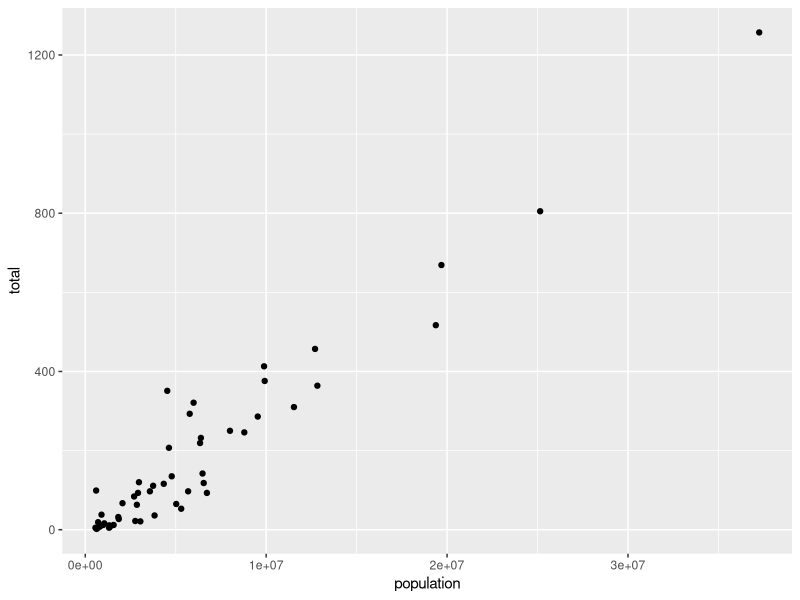
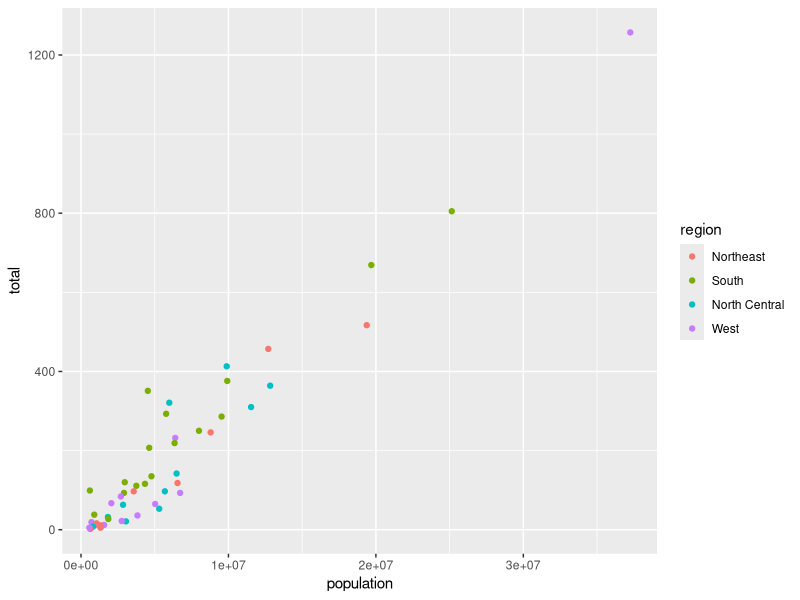
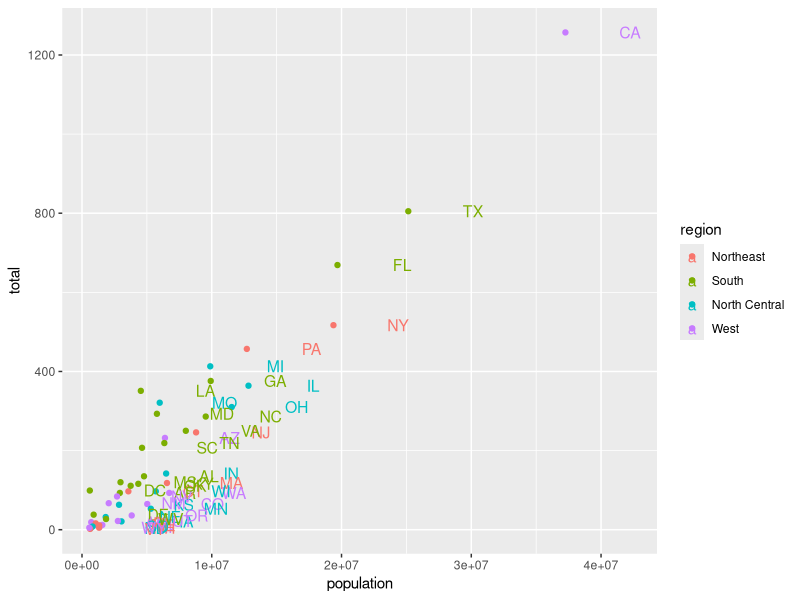
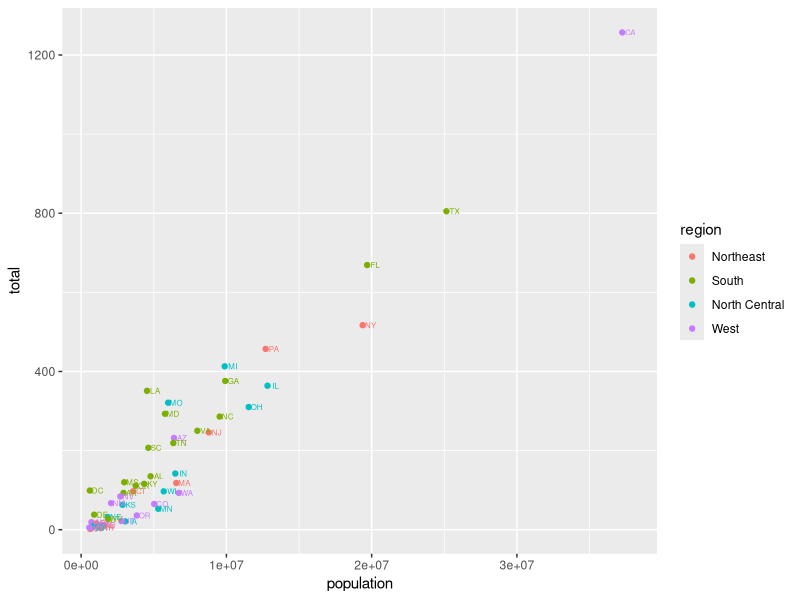
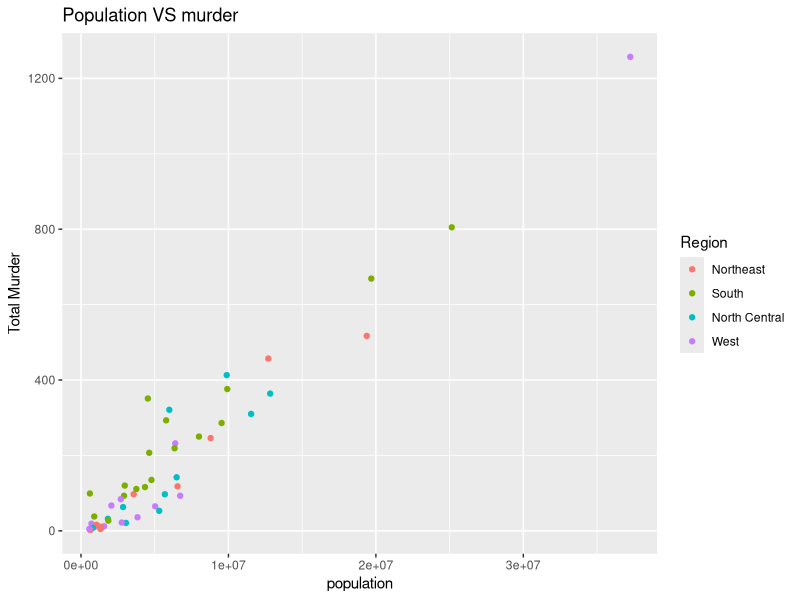
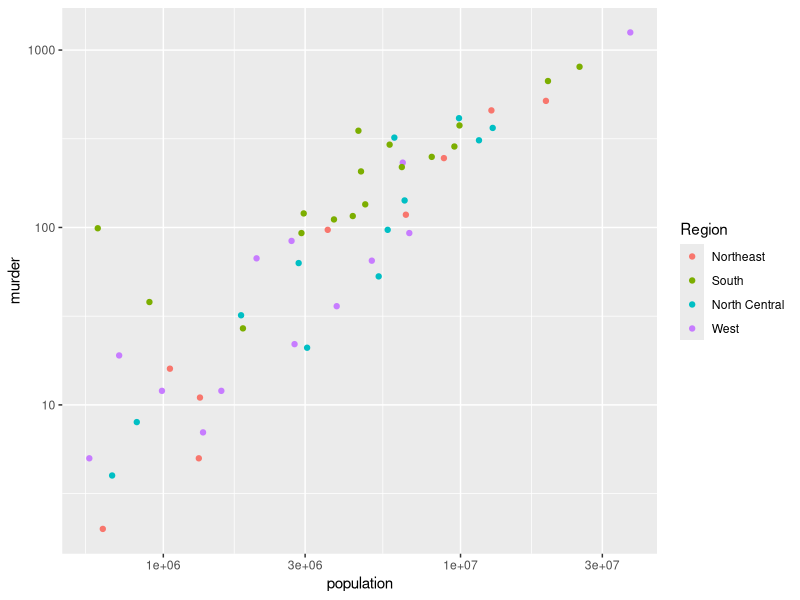
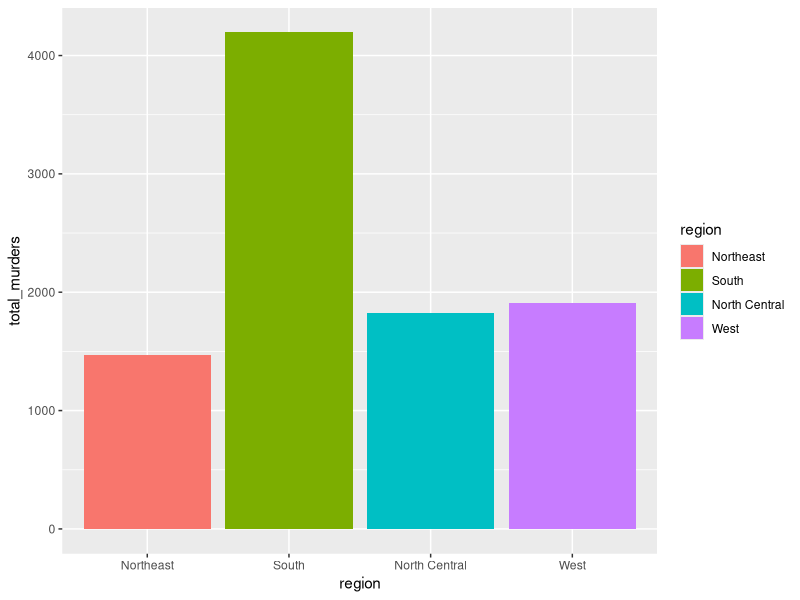
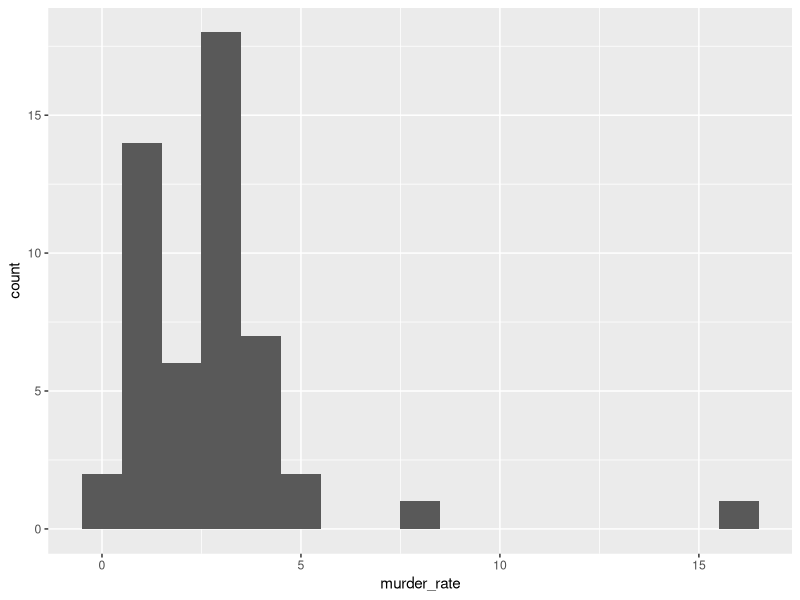

Generate these figures, in order, with R:
# Problem 1
# You are given the murders dataset from the dslabs package, which contains US gun murder data for 2010.
# Your task is to create a ggplot2 visualization that shows:
# A scatter plot where:
# x-axis = population in millions
# y-axis = total number of murders

library(dslabs)
library(ggplot2)
data(murders)
population <- murders$population/10^6
ggplot(data=murders,aes(x=population,y=total))+geom_point()


# remember the ggplot will setup everything and the geom_point() witll draw the scatter


# Problem 2
# Modify the scatter plot so that each point is colored according to its region.
# you added the dataset then the x then the y and then color based on region
library(dslabs)
library(ggplot2)
data(murders)
population <- murders$population/10^6
ggplot(data=murders,aes(x=population,y=total,color=region))+ geom_point()


# Problem 3
# Add state abbreviations as text labels to each point.
## if you need to add label you have to add geom_text(size=4) in adddtion to the geom_point()
library(dslabs)
library(ggplot2)
data(murders)
population <- murders$population/10^6
ggplot(data=murders,aes(x=population,y=total,color=region,label=abb))+
  geom_point()+
  geom_text(nudge_x=5000000,size=4)


# Problem 4
# You have a scatter plot of population vs total murders with state abbreviations as labels.
# The labels are currently overlapping with the points, making them hard to read.

# Task:
# Move the labels slightly to the right and make them smaller for better readability.

library(dslabs)
library(ggplot2)
data("murders")
ggplot(data=murders,aes(x=population,y=total,color=region,label=abb))+
  geom_point()+
  geom_text(nudge_x=550000,size=2)


# Problem 5
# You have a scatter plot of population vs total murders with colored points by region and state abbreviations moved for readability.
# Now you want the chart to look more informative by adding:
# A main title
# X-axis label
# Y-axis label
#Legend title for the colors

library(dslabs)
library(ggplot2)
data("murders")
ggplot(data = murders,aes(x=population,y=total,color=region,label=abb))+
  geom_point()+
  labs(
    title="Population VS murder",
    x="population",
    y="Total Murder",
    color="Region"
  )
       


# Problem 6
# The scatter plot currently uses the raw population and total murder numbers, which makes it hard to 
# compare smaller and larger states because the bigger states dominate the scale.
# Task:
# Modify the plot so that both the x-axis (population) and y-axis (total murders) use a logarithmic scale.
# Keep the colored points by region and labels with slight nudge for readability.

library(dslabs)
library(ggplot2)

data("murders")
ggplot(data=murders,aes(x=population,y=total,color=region,label=abb))+
  geom_point()+
  scale_x_log10()+
  scale_y_log10()+
  labs(
    Title="Murder VS Popuation (log-log scale)",
    x="population",
    y="murder",
    color="Region"
  )
## problem 7 practice
library(dplyr)
df <- data.frame(group = c("A","B","A","B","B"),
                 value = c(10,15,5,8,7))
df %>% group_by(group) %>% summarize(total = sum(value))


# Problem 7
# Using the murders dataset:
# Calculate the total number of murders for each region.
# Then create a bar chart showing total murders per region.

library(dslabs)
library(ggplot2)
library(dplyr)
data(murders)

murder_by_region <- murders %>% group_by(region) %>% summarize(total_murders = sum(total))
murder_by_region



ggplot(data=murder_by_region,aes(x=region,y=total_murders,fill=region))+
  geom_bar(stat="identity")

# What is stat in geom_bar()?
# In ggplot2, a stat (short for "statistic") tells ggplot how to compute the data that will be plotted.
# The default for geom_bar() is stat = "count", which means:
# Count how many observations there are in each category and plot those counts as bar heights.
# What does stat = "identity" mean?
# stat = "identity" means:
# Use the data as is — don’t do any counting or summarizing.
# Plot the values you give directly.
# This is useful when you already have summarized data (like totals or averages), so you want ggplot to plot those numbers directly


## problem 8 practice
## how the Distribution of murder rates

murders = mutate(murders,murder_rate = total/population*100000)

ggplot(murders,aes(x=murder_rate))+
  geom_histogram(binwidth=1)


# problem 9
# Using the murders dataset, create a scatter plot of population vs total murders.
# Color points by region.
# Use a logarithmic scale on both axes (log base 10).
# Add a title and axis labels.

library(dslabs)
library(dplyr)
library(ggplot2)


ggplot(data=murders,aes(x=population,y=total,color=region))+
  geom_point()+
  scale_x_log10()+
  scale_y_log10()+
  labs(
    Title = "Murder VS Population",
    x="Population",
    y="total murder",
    color="Region"
  )+theme_minimal()


# Problem 14
# Using the murders dataset:
# Calculate the murder rate (total / population * 100000) if you haven’t already.
# Create a boxplot of the murder rate grouped by region.
# Add appropriate title and axis labels.
# Use different fill colors for each region

library(dslabs)
library(dplyr)
library(ggplot2)
data(murders)

murders <- mutate(murders,murder_rate = total/population*100000)

ggplot(murders,aes(x=region,y=murder_rate,fill=region))+
  geom_boxplot()+
  labs(
    title="Murder Rate By Region",
    x="Region",
    y="Murder Rate per 100,000 people"
  )+
  theme_minimal()



# Problem 16
# Using the built-in economics dataset, create a line plot showing how the unemployment rate (unemploy) changed over time.
# Task:
#  Use date on the x-axis.
#  Use unemploy on the y-axis.
#  Add title and axis labels.


data(economics)
economics

ggplot(economics,aes(x=date,y=unemploy))+
  geom_line(color="blue",linewidth=1)+
  labs(
    title="Unemployement over Time in US",
    x="Year",
    y="Unemployed in Thousands"
  )+ theme_minimal()


# Example 17: Total Murders by Region
# Problem:
# Calculate the total number of murders for each region and plot it as a bar chart.
library(ggplot2)
library(dplyr)
data(murders)

murders_by_region <- murders %>% group_by(region) %>% summarize(total_murder = sum(total))
murders_by_region

ggplot(murders_by_region,aes(x=region,y=total_murder,color=region,fill=region))+
  geom_bar(stat = "identity")


# Example 18: Average population by Region
# Problem:
# Calculate the Average population for each region and plot it as a bar chart.

avg_population <- murders %>% group_by(region) %>% summarize(avg_pop = mean(population))
avg_population

ggplot(data=avg_population,aes(x=region,y=avg_pop,fill=region))+
  geom_bar(stat="identity")+
labs(
  title = "Average Population by Region",
  x = "Region",
  y = "Average Population"
) +
  theme_minimal() 

  
# Example 19: Maximum Murder Rate by Region
# Problem:
#  Find the maximum murder rate (murders per 100,000 people) in each region.
# Calculate the murder rate per state first.
# Then summarize max murder rate by region.
# Plot the results as a bar chart.
  
  
  
  
  
  
